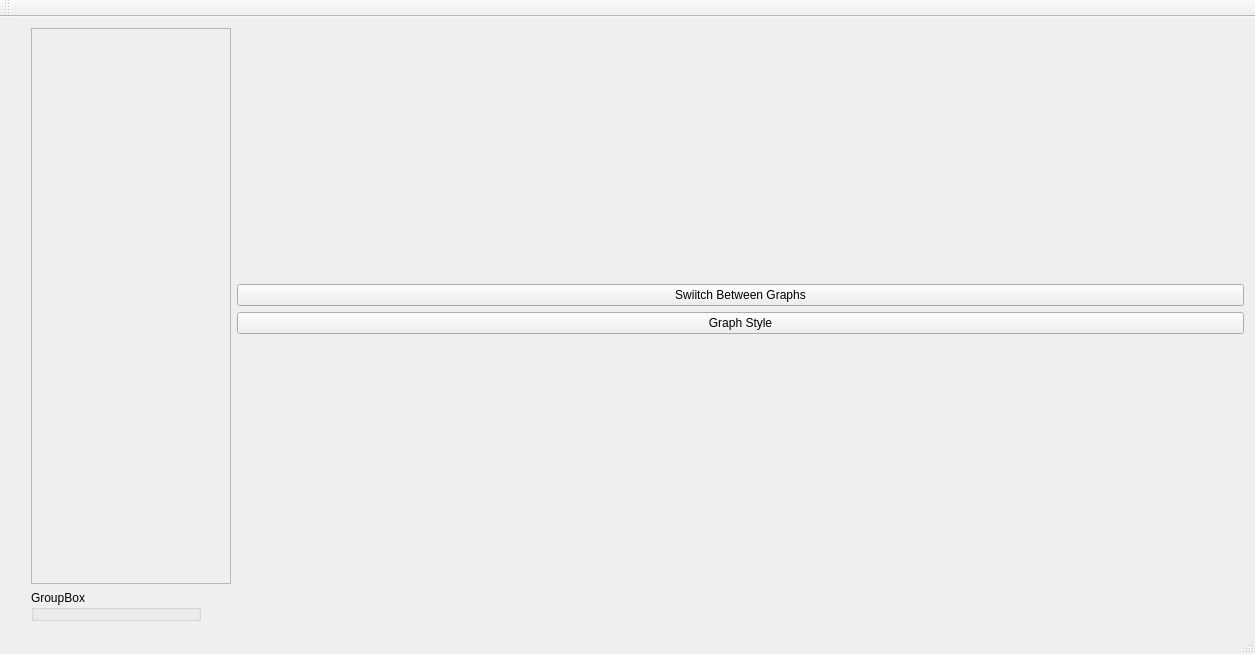
<?xml version="1.0" encoding="UTF-8"?>
<ui version="4.0">
 <class>MainWindow</class>
 <widget class="QMainWindow" name="MainWindow">
  <property name="geometry">
   <rect>
    <x>0</x>
    <y>0</y>
    <width>1255</width>
    <height>654</height>
   </rect>
  </property>
  <property name="windowTitle">
   <string>MainWindow</string>
  </property>
  <widget class="QWidget" name="centralWidget">
   <layout class="QHBoxLayout" name="horizontalLayout_2">
    <item>
     <layout class="QHBoxLayout" name="horizontalLayout">
      <item>
       <spacer name="horizontalSpacer">
        <property name="orientation">
         <enum>Qt::Horizontal</enum>
        </property>
        <property name="sizeType">
         <enum>QSizePolicy::Minimum</enum>
        </property>
        <property name="sizeHint" stdset="0">
         <size>
          <width>20</width>
          <height>20</height>
         </size>
        </property>
       </spacer>
      </item>
      <item>
       <layout class="QVBoxLayout" name="verticalLayout_3">
        <item>
         <widget class="QScrollArea" name="scrollArea">
          <property name="enabled">
           <bool>true</bool>
          </property>
          <property name="sizePolicy">
           <sizepolicy hsizetype="Expanding" vsizetype="Expanding">
            <horstretch>0</horstretch>
            <verstretch>0</verstretch>
           </sizepolicy>
          </property>
          <property name="minimumSize">
           <size>
            <width>170</width>
            <height>400</height>
           </size>
          </property>
          <property name="maximumSize">
           <size>
            <width>200</width>
            <height>16777215</height>
           </size>
          </property>
          <property name="baseSize">
           <size>
            <width>1</width>
            <height>20</height>
           </size>
          </property>
          <property name="widgetResizable">
           <bool>true</bool>
          </property>
          <widget class="QWidget" name="scrollAreaWidgetContents">
           <property name="geometry">
            <rect>
             <x>0</x>
             <y>0</y>
             <width>198</width>
             <height>526</height>
            </rect>
           </property>
          </widget>
         </widget>
        </item>
        <item>
         <widget class="QGroupBox" name="groupBox">
          <property name="minimumSize">
           <size>
            <width>170</width>
            <height>0</height>
           </size>
          </property>
          <property name="maximumSize">
           <size>
            <width>170</width>
            <height>40</height>
           </size>
          </property>
          <property name="title">
           <string>GroupBox</string>
          </property>
         </widget>
        </item>
       </layout>
      </item>
      <item>
       <layout class="QVBoxLayout" name="verticalLayout">
        <item>
         <widget class="QCustomPlot" name="customPlot" native="true">
          <property name="enabled">
           <bool>false</bool>
          </property>
          <property name="minimumSize">
           <size>
            <width>650</width>
            <height>250</height>
           </size>
          </property>
         </widget>
        </item>
        <item>
         <widget class="QPushButton" name="switchGraph">
          <property name="text">
           <string>Swiitch Between Graphs</string>
          </property>
         </widget>
        </item>
        <item>
         <widget class="QPushButton" name="graphStyleBtn">
          <property name="text">
           <string>Graph Style</string>
          </property>
         </widget>
        </item>
        <item>
         <spacer name="verticalSpacer">
          <property name="orientation">
           <enum>Qt::Vertical</enum>
          </property>
          <property name="sizeHint" stdset="0">
           <size>
            <width>20</width>
            <height>138</height>
           </size>
          </property>
         </spacer>
        </item>
       </layout>
      </item>
     </layout>
    </item>
   </layout>
  </widget>
  <widget class="QMenuBar" name="menuBar">
   <property name="geometry">
    <rect>
     <x>0</x>
     <y>0</y>
     <width>1255</width>
     <height>22</height>
    </rect>
   </property>
  </widget>
  <widget class="QToolBar" name="mainToolBar">
   <attribute name="toolBarArea">
    <enum>TopToolBarArea</enum>
   </attribute>
   <attribute name="toolBarBreak">
    <bool>false</bool>
   </attribute>
  </widget>
  <widget class="QStatusBar" name="statusBar"/>
 </widget>
 <layoutdefault spacing="6" margin="11"/>
 <customwidgets>
  <customwidget>
   <class>QCustomPlot</class>
   <extends>QWidget</extends>
   <header>qcustomplot.h</header>
   <container>1</container>
  </customwidget>
 </customwidgets>
 <resources/>
 <connections/>
</ui>
